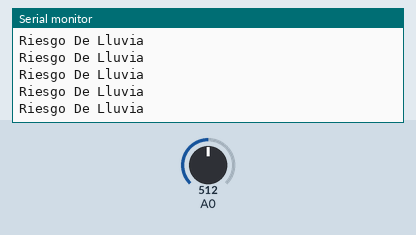
Bench run of a sketch on a simulated Arduino Uno, built with avr-gcc and run on an emulated ATmega328P. On the bench: the last lines printed to the serial monitor. Inputs (shaded band) come from the test bench; at power-on: A0 = 512.

Above: at 1.2 s.
1.3 s: A0 set to 671
4.3 s: A0 set to 701
At 5.1 s:
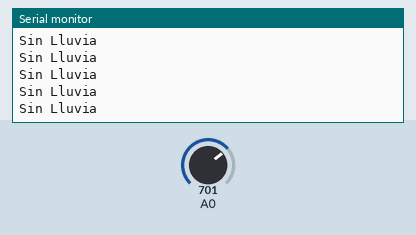
9.2 s: A0 set to 348
At 9.7 s:
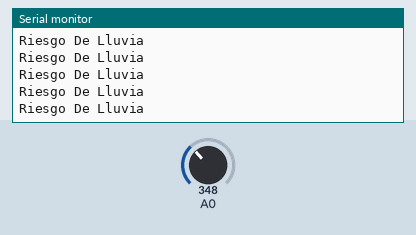
12.2 s: A0 set to 334
At 13.1 s:
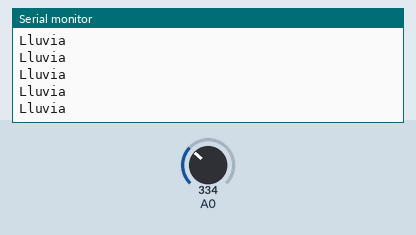

The sketch:

Practica2_RainSensor.ino
```cpp
const int sensorMin=0;
const int sensorMax=1024;

void setup() {
  Serial.begin(9600);
}

void loop() {
  int sensorReading=analogRead(A0);
  int range=map(sensorReading,sensorMin,sensorMax,0,3);

  switch(range){
    case 0:
      Serial.println("Lluvia");
      break;
    case 1:
      Serial.println("Riesgo De Lluvia");
      break;
    case 2:
      Serial.println("Sin Lluvia");
      break;
  }
  delay(1);
}
```

Measured:
- the behaviour switches between 682 and 683 on A0 (found by bisection; images 0 and 1)
- the behaviour switches between 342 and 341 on A0 (found by bisection; images 2 and 3)
- after the input at 4.3 s, the serial monitor: prints a new line after 0.08 s (image 1)
- after the input at 9.2 s, the serial monitor: prints a new line after 0.07 s (image 2)
- after the input at 12.2 s, the serial monitor: prints a new line after 0.07 s (image 3)
